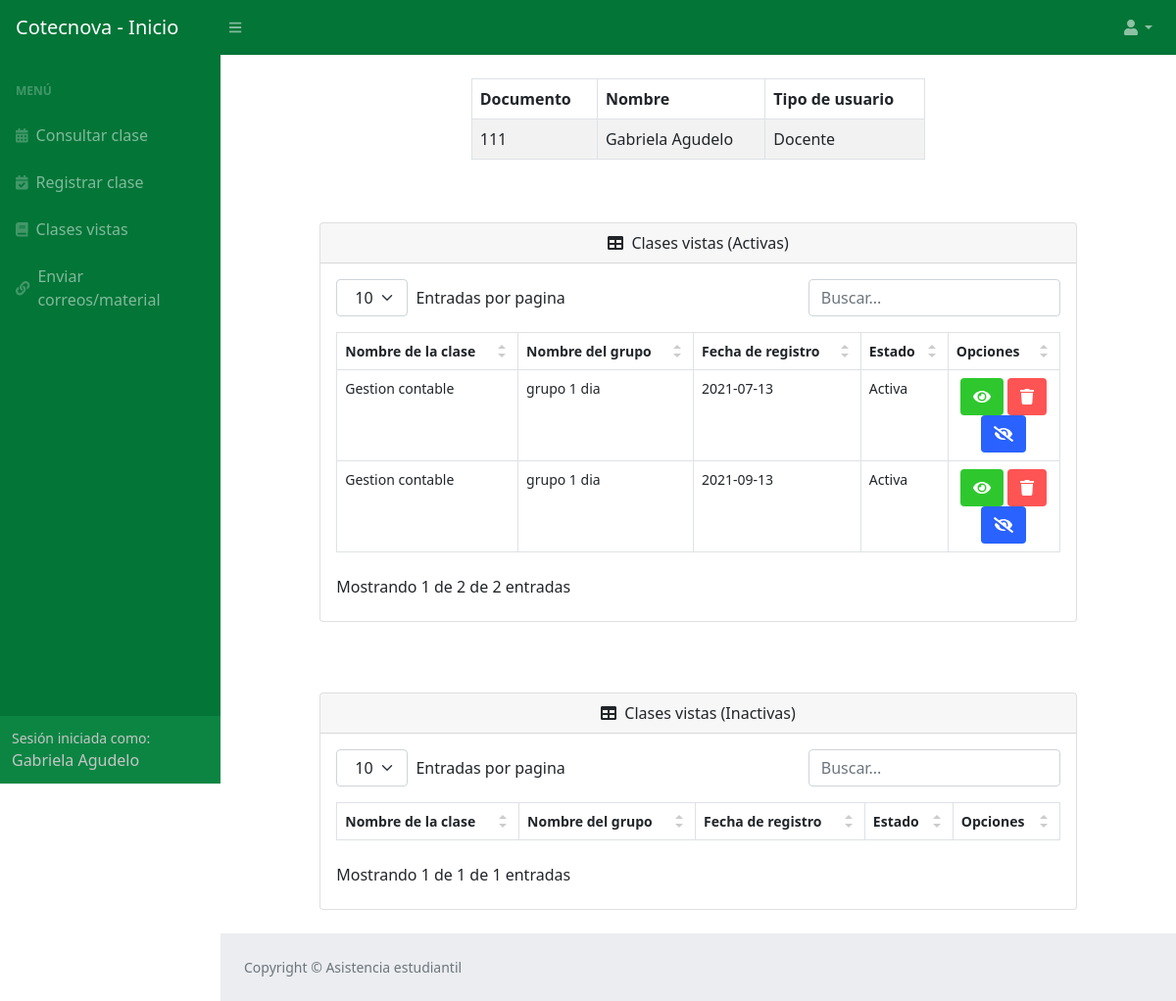
Page /clases_vistas.php (signed in) on the committed database.
### tables this page shows
CREATE TABLE `docente` (
  `id_docente` int(11) NOT NULL COMMENT 'Identificador del docente',
  `documento` varchar(45) NOT NULL COMMENT 'Documento del docente',
  `nombres` varchar(45) NOT NULL COMMENT 'Nombres del docente\n\n',
  `apellidos` varchar(45) NOT NULL COMMENT 'Apellidos del docente',
  `clave` varchar(45) NOT NULL COMMENT 'Clave del docente',
  `correo` varchar(255) NOT NULL COMMENT 'Correo del docente',
  `tipo_usuario_id_tipo_usuario` int(11) NOT NULL COMMENT 'Tipo de usuario',
  `estado` int(11) NOT NULL COMMENT 'Activo o inactivo'
);

CREATE TABLE `tipo_usuario` (
  `id_tipo_usuario` int(11) NOT NULL COMMENT 'Id del usuario',
  `nombre` varchar(45) NOT NULL COMMENT 'Nombre (Administrador, Estudiante o Docente)'
);

CREATE TABLE `a_docente` (
  `ida_docente` int(11) NOT NULL COMMENT 'Id de la asistencia/registro del docente',
  `clase_id_clase` int(11) NOT NULL COMMENT 'Id de la clase registrada',
  `fecha` date NOT NULL COMMENT 'Fecha en la que se registra la clase',
  `estado` varchar(255) NOT NULL COMMENT 'Si la clase esta activa o no',
  `estado2` int(11) NOT NULL
);

### Modelo/MySQL.php (called while the page is built, shortened)
<?php
class MySQL{
    private $hostname  = "localhost";
    private $user = "root";
    private $password = "";
    private $database = "asistencia";
    private $conexion;
    public function conectar(){
        $this->conexion = mysqli_connect($this->hostname, $this->user, $this->password, $this->database);
    }
    public function efectuarConsulta($consulta){
        mysqli_query($this->conexion, "SET lc_time_names = 'es_ES'" );
        mysqli_query($this->conexion, "SET NAMES 'utf8'");
        mysqli_query($this->conexion, "SET CHARACTER 'utf8'");
       $this->resultadoConsulta = mysqli_query($this->conexion, $consulta);
        return $this->resultadoConsulta;
    }
}

### clases_vistas.php (the view, shortened to what this page needs)
<!DOCTYPE html>
<html lang="en">
<head>
    <link href="css/style2.css" rel="stylesheet" />
    <link href="css/styles.css" rel="stylesheet" />
</head>
<body class="sb-nav-fixed">
    <div id="container">
        <?php
        if (isset($_SESSION['tipousuario'])) {
            include("header_index.php");
        ?>
    </div>
    <?php
            require_once 'Modelo/MySQL.php';
            $mysql = new MySQL;
            $mysql->conectar();
            $id_docente = $_SESSION['idDocente'];
            $datosdocente = $mysql->efectuarConsulta("SELECT docente.id_docente, docente.nombres, docente.apellidos, docente.documento, docente.tipo_usuario_id_tipo_usuario, tipo_usuario.nombre from docente join tipo_usuario on tipo_usuario.id_tipo_usuario = docente.tipo_usuario_id_tipo_usuario where docente.id_docente = " . $id_docente . "");
            while ($valores1 = mysqli_fetch_assoc($datosdocente)) {
                $documento = $valores1['documento'];
                $nombres = $valores1['nombres'];
                $apellidos = $valores1['apellidos'];
                $tipo_usuario = $valores1['nombre'];
            }
            $MostrarDatos = $mysql->efectuarConsulta("SELECT asistencia.a_docente.ida_docente, asistencia.a_docente.clase_id_clase, asistencia.clase.Materia_id_materia, asistencia.materia.nombre, asistencia.grupo.nombre as nombregrupo, asistencia.a_docente.fecha, asistencia.a_docente.estado FROM a_docente JOIN asistencia.clase ON asistencia.a_docente.clase_id_clase = asistencia.clase.id_clase JOIN asistencia.materia ON asistencia.clase.Materia_id_materia = asistencia.materia.id_materia JOIN asistencia.grupo ON asistencia.clase.Grupo_id_grupo = asistencia.grupo.id_grupo WHERE asistencia.a_docente.estado = 'Activa' AND asistencia.a_docente.estado2 = 1 GROUP BY asistencia.a_docente.fecha");
        }
        if ($_SESSION['tipousuario'] == 2) {
    ?>
    <br>
    <div id="layoutSidenav">
        <div id="layoutSidenav_content">
            <main>
                <div class="container-fluid px-4">
                    <div class="row">
                        <center>
                            <div class="col-md-6 col-md-offset-3">
                                <table id="" class="table table-striped table-bordered" style="width:100%">
                                    <thead>
                                        <tr>
                                            <th scope="col">Documento</th>
                                            <th scope="col">Nombre</th>
                                            <th scope="col">Tipo de usuario</th>
                                        </tr>
                                    </thead>
                                    <tbody>
                                        <tr>
                                            <td><?php echo $documento ?></td>
                                            <td><?php echo $nombres . " " . $apellidos ?></td>
                                            <td><?php echo $tipo_usuario ?></td>
                                        </tr>
                                    </tbody>
                                </table>
                            </div>
                        </center>
                    </div>
                    <br><br>
                    <div class="row">
                        <center>
                            <div class="card mb-4 col-md-10 col-md-offset-3">
                                <div class="card-header">
                                    <i class="fas fa-table me-1"></i>
                                    Clases vistas (Activas)
                                </div>
                                <div class="card-body">
                                    <table id="datatablesSimple">
                                        <thead>
                                            <tr>
                                                <th>Nombre de la clase</th>
                                                <th>Nombre del grupo</th>
                                                <th>Fecha de registro</th>
                                                <th>Estado</th>
                                                <th>Opciones</th>
                                            </tr>
                                        </thead>
                                        <tbody>
                                            <tr>
                                                <?php
                                                while ($valores1 = mysqli_fetch_assoc($MostrarDatos)) {
                                                    $ida_docente = $valores1['ida_docente'];
                                                ?>
                                                    <td><?php echo $valores1['nombre'] ?></td>
                                                    <td><?php echo $valores1['nombregrupo'] ?></td>
                                                    <td><?php echo $valores1['fecha'] ?></td>
                                                    <td><?php echo $valores1['estado'] ?></td>
                                                    <td>
                                                        <div class="text-center">
                                                            <a class="btn" style="background-color: #2EC82E;color: white" href='update_a_docente.php?ida_docente=<?php echo $ida_docente; ?>' role="button"><i class="fas fa-eye"></i></a>
                                                            <a class="btn" style="background-color: #FF5454;color: white" href='Controlador/delete_a_docente.php?ida_docente=<?php echo $ida_docente; ?>' role="button"><i class="fas fa-trash"></i></a>
                                                            <a class="btn" style="background-color: #2962FF;color: white" href='Controlador/desactivar_clase.php?ida_docente=<?php echo $ida_docente; ?>' role="button"><i class="fas fa-eye-slash"></i></a>
                                                        </div>
                                                    </td>
                                            </tr>
                                                <?php
                                                }
                                                ?>
                                        </tbody>
                                    </table>
                                </div>
                            </div>
                            <br><br>
                            <div class="card mb-4 col-md-10 col-md-offset-3">
                                <div class="card-header">
                                    <i class="fas fa-table me-1"></i>
                                    Clases vistas (Inactivas)
                                </div>
                                <div class="card-body">
                                    <table id="datatablesSimple2">
                                        <thead>
                                            <tr>
                                                <th>Nombre de la clase</th>
                                                <th>Nombre del grupo</th>
                                                <th>Fecha de registro</th>
                                                <th>Estado</th>
                                                <th>Opciones</th>
                                            </tr>
                                        </thead>
                                    </table>
                                </div>
                            </div>
                        </center>
                    </div>
                </div>
            </main>
            <footer class="py-4 bg-light mt-auto">
                <div class="container-fluid px-4">
                    <div class="d-flex align-items-center justify-content-between small">
                        <div class="text-muted">Copyright &copy; Asistencia estudiantil</div>
                    </div>
                </div>
            </footer>
        </div>
    </div>
<?php
        } else {
            header("refresh:0;url=login.php");
        }
?>
</body>
</html>

### css/style2.css (style rules this page uses)
.dataTable-table { max-width: 100%; width: 100%; border-spacing: 0; border-collapse: separate; }
.dataTable-table > tbody > tr > td, .dataTable-table > tbody > tr > th, .dataTable-table > tfoot > tr > td, .dataTable-table > tfoot > tr > th, .dataTable-table > thead > tr > td, .dataTable-table > thead > tr > th { vertical-align: top; padding: 8px 10px; }
.dataTable-table > thead > tr > th { vertical-align: bottom; text-align: left; border-bottom: 1px solid #d9d9d9; }
.dataTable-table th { vertical-align: bottom; text-align: left; }

### rows in the picture
docente: documento "111", nombres "Gabriela", apellidos "Agudelo", tipo_usuario_id_tipo_usuario.nombre "Docente"
a_docente: nombre "Gestion contable", nombregrupo "grupo 1 dia", fecha "2021-07-13", estado "Activa"
a_docente: nombre "Gestion contable", nombregrupo "grupo 1 dia", fecha "2021-09-13", estado "Activa"

### other values in the picture
$_SESSION['nombre'] "Gabriela"
$_SESSION['apellido'] "Agudelo"
